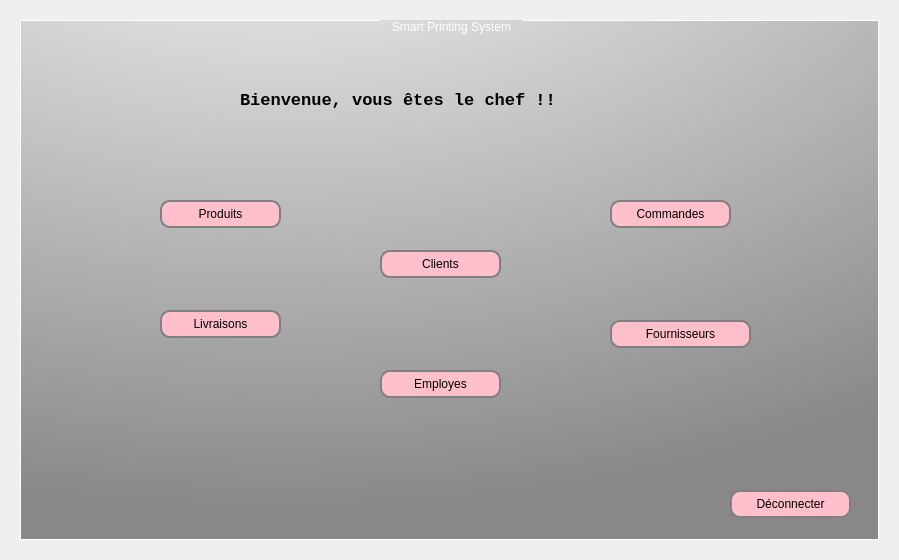
<?xml version="1.0" encoding="UTF-8"?>
<ui version="4.0">
 <class>Chef</class>
 <widget class="QDialog" name="Chef">
  <property name="geometry">
   <rect>
    <x>0</x>
    <y>0</y>
    <width>899</width>
    <height>560</height>
   </rect>
  </property>
  <property name="windowTitle">
   <string>Dialog</string>
  </property>
  <layout class="QHBoxLayout" name="horizontalLayout_3">
   <item>
    <widget class="QStackedWidget" name="stackedWidget">
     <property name="styleSheet">
      <string notr="true">
QGroupBox {
 
 background: qradialgradient(cx: 0.3, cy: -0.4, fx: 0.3, fy: -0.4, radius: 1.35, stop: 0 #fff, stop: 1 #888) ;/*background: linear-gradient(rgba(0,0,0,.5), rgba(0,0,0,.5)),url(feuille.jpg); 
    background-position: center;
    background-size: cover;
    display: flex;
    justify-content: center;
    align-items: center;
    font-family: 'Poppins', sans-serif*/
 
 color: rgb(255, 255, 255);
  border: 1px solid #ffffff;

    margin-top: 1ex; /* leave space at the top for the title */
}

QGroupBox::title {
    subcontrol-origin: margin;
    subcontrol-position: top center; /* position at the top center */
    padding: 0 10px;
    background-color: qlineargradient(x1: 0, y1: 0, x2: 0, y2: 1,
                                      stop: 0 #FF0ECE, stop: 1 #FFFFFF);
}


QPushButton {
border: 2px solid gray;
border-radius: 10px;
padding: 0 8px;
background-color:pink
}

 QPushButton:hover:!pressed{ background-color: qlineargradient(x1: 0, y1: 0, x2: 0, y2: 1,
                                      stop: 0 #FF0ECE, stop: 1 #FFFFFF); } 
QPushButton:hover { background-color: qlineargradient(x1: 0, y1: 0, x2: 0, y2: 1,
                                      stop: 0 #FF0ECE, stop: 1 #FFFFFF); }</string>
     </property>
     <property name="currentIndex">
      <number>0</number>
     </property>
     <widget class="QWidget" name="Home">
      <layout class="QHBoxLayout" name="horizontalLayout">
       <item>
        <widget class="QGroupBox" name="groupBox">
         <property name="styleSheet">
          <string notr="true">QGroupBox {
 
 background: qradialgradient(cx: 0.3, cy: -0.4, fx: 0.3, fy: -0.4, radius: 1.35, stop: 0 #fff, stop: 1 #888) ;/*background: linear-gradient(rgba(0,0,0,.5), rgba(0,0,0,.5)),url(feuille.jpg); 
    background-position: center;
    background-size: cover;
    display: flex;
    justify-content: center;
    align-items: center;
    font-family: 'Poppins', sans-serif*/
 
 color: rgb(255, 255, 255);
  border: 1px solid #ffffff;

    margin-top: 1ex; /* leave space at the top for the title */
}

QGroupBox::title {
    subcontrol-origin: margin;
    subcontrol-position: top center; /* position at the top center */
    padding: 0 10px;
    background-color: qlineargradient(x1: 0, y1: 0, x2: 0, y2: 1,
                                      stop: 0 #FF0ECE, stop: 1 #FFFFFF);
}
</string>
         </property>
         <property name="title">
          <string>Smart Printing System</string>
         </property>
         <widget class="QLabel" name="label">
          <property name="geometry">
           <rect>
            <x>220</x>
            <y>50</y>
            <width>431</width>
            <height>61</height>
           </rect>
          </property>
          <property name="font">
           <font>
            <family>Lucida Console</family>
            <pointsize>13</pointsize>
            <weight>75</weight>
            <bold>true</bold>
           </font>
          </property>
          <property name="text">
           <string>Bienvenue, vous êtes le chef !!</string>
          </property>
         </widget>
         <widget class="QPushButton" name="clButton">
          <property name="geometry">
           <rect>
            <x>360</x>
            <y>230</y>
            <width>121</width>
            <height>28</height>
           </rect>
          </property>
          <property name="styleSheet">
           <string notr="true">QPushButton#evilButton { background-color: red };</string>
          </property>
          <property name="text">
           <string>Clients</string>
          </property>
         </widget>
         <widget class="QPushButton" name="prodButton">
          <property name="geometry">
           <rect>
            <x>140</x>
            <y>180</y>
            <width>121</width>
            <height>28</height>
           </rect>
          </property>
          <property name="text">
           <string>Produits</string>
          </property>
         </widget>
         <widget class="QPushButton" name="cmdButton">
          <property name="geometry">
           <rect>
            <x>590</x>
            <y>180</y>
            <width>121</width>
            <height>28</height>
           </rect>
          </property>
          <property name="text">
           <string>Commandes</string>
          </property>
         </widget>
         <widget class="QPushButton" name="livrButton">
          <property name="geometry">
           <rect>
            <x>140</x>
            <y>290</y>
            <width>121</width>
            <height>28</height>
           </rect>
          </property>
          <property name="text">
           <string>Livraisons</string>
          </property>
         </widget>
         <widget class="QPushButton" name="empButton">
          <property name="geometry">
           <rect>
            <x>360</x>
            <y>350</y>
            <width>121</width>
            <height>28</height>
           </rect>
          </property>
          <property name="text">
           <string>Employes</string>
          </property>
         </widget>
         <widget class="QPushButton" name="pushButton_12">
          <property name="geometry">
           <rect>
            <x>710</x>
            <y>470</y>
            <width>121</width>
            <height>28</height>
           </rect>
          </property>
          <property name="styleSheet">
           <string notr="true">QPushButton#evilButton { background-color: red };</string>
          </property>
          <property name="text">
           <string>Déconnecter</string>
          </property>
         </widget>
         <widget class="QPushButton" name="fournisseurButton">
          <property name="geometry">
           <rect>
            <x>590</x>
            <y>300</y>
            <width>141</width>
            <height>28</height>
           </rect>
          </property>
          <property name="text">
           <string>Fournisseurs</string>
          </property>
         </widget>
        </widget>
       </item>
      </layout>
     </widget>
     <widget class="QWidget" name="client">
      <layout class="QVBoxLayout" name="verticalLayout">
       <item>
        <widget class="QGroupBox" name="groupBox_2">
         <property name="styleSheet">
          <string notr="true">QGroupBox {
 
 background: qradialgradient(cx: 0.3, cy: -0.4, fx: 0.3, fy: -0.4, radius: 1.35, stop: 0 #fff, stop: 1 #888) ;/*background: linear-gradient(rgba(0,0,0,.5), rgba(0,0,0,.5)),url(feuille.jpg); 
    background-position: center;
    background-size: cover;
    display: flex;
    justify-content: center;
    align-items: center;
    font-family: 'Poppins', sans-serif*/
 
 color: rgb(255, 255, 255);
  border: 1px solid #ffffff;

    margin-top: 1ex; /* leave space at the top for the title */
}

QGroupBox::title {
    subcontrol-origin: margin;
    subcontrol-position: top center; /* position at the top center */
    padding: 0 10px;
    background-color: qlineargradient(x1: 0, y1: 0, x2: 0, y2: 1,
                                      stop: 0 #FF0ECE, stop: 1 #FFFFFF);
}
</string>
         </property>
         <property name="title">
          <string>Smart Printing System</string>
         </property>
         <widget class="QLabel" name="label_3">
          <property name="geometry">
           <rect>
            <x>160</x>
            <y>40</y>
            <width>431</width>
            <height>61</height>
           </rect>
          </property>
          <property name="font">
           <font>
            <family>Lucida Console</family>
            <pointsize>13</pointsize>
            <weight>75</weight>
            <bold>true</bold>
           </font>
          </property>
          <property name="text">
           <string>Clients !!!!!!!!</string>
          </property>
         </widget>
         <widget class="QPushButton" name="homeButton">
          <property name="geometry">
           <rect>
            <x>620</x>
            <y>360</y>
            <width>93</width>
            <height>28</height>
           </rect>
          </property>
          <property name="text">
           <string>Home</string>
          </property>
         </widget>
        </widget>
       </item>
      </layout>
     </widget>
     <widget class="QWidget" name="produits">
      <layout class="QVBoxLayout" name="verticalLayout_2">
       <item>
        <widget class="QGroupBox" name="groupBox_4">
         <property name="title">
          <string>Smart Printing System</string>
         </property>
         <widget class="QLabel" name="label_4">
          <property name="geometry">
           <rect>
            <x>170</x>
            <y>60</y>
            <width>431</width>
            <height>61</height>
           </rect>
          </property>
          <property name="font">
           <font>
            <family>Lucida Console</family>
            <pointsize>13</pointsize>
            <weight>75</weight>
            <bold>true</bold>
           </font>
          </property>
          <property name="text">
           <string>Produits !!!</string>
          </property>
         </widget>
         <widget class="QPushButton" name="homeButton_2">
          <property name="geometry">
           <rect>
            <x>630</x>
            <y>360</y>
            <width>93</width>
            <height>28</height>
           </rect>
          </property>
          <property name="text">
           <string>Home</string>
          </property>
         </widget>
        </widget>
       </item>
      </layout>
     </widget>
     <widget class="QWidget" name="commandes">
      <layout class="QHBoxLayout" name="horizontalLayout_2">
       <item>
        <widget class="QGroupBox" name="groupBox_3">
         <property name="styleSheet">
          <string notr="true">QGroupBox {
 
 background: qradialgradient(cx: 0.3, cy: -0.4, fx: 0.3, fy: -0.4, radius: 1.35, stop: 0 #fff, stop: 1 #888) ;/*background: linear-gradient(rgba(0,0,0,.5), rgba(0,0,0,.5)),url(feuille.jpg); 
    background-position: center;
    background-size: cover;
    display: flex;
    justify-content: center;
    align-items: center;
    font-family: 'Poppins', sans-serif*/
 
 color: rgb(255, 255, 255);
  border: 1px solid #ffffff;

    margin-top: 1ex; /* leave space at the top for the title */
}

QGroupBox::title {
    subcontrol-origin: margin;
    subcontrol-position: top center; /* position at the top center */
    padding: 0 10px;
    background-color: qlineargradient(x1: 0, y1: 0, x2: 0, y2: 1,
                                      stop: 0 #FF0ECE, stop: 1 #FFFFFF);
}
</string>
         </property>
         <property name="title">
          <string>Smart Printing System</string>
         </property>
         <widget class="QLabel" name="label_5">
          <property name="geometry">
           <rect>
            <x>170</x>
            <y>50</y>
            <width>431</width>
            <height>61</height>
           </rect>
          </property>
          <property name="font">
           <font>
            <family>Lucida Console</family>
            <pointsize>13</pointsize>
            <weight>75</weight>
            <bold>true</bold>
           </font>
          </property>
          <property name="text">
           <string>Commandes !!</string>
          </property>
         </widget>
         <widget class="QPushButton" name="homeButton_3">
          <property name="geometry">
           <rect>
            <x>630</x>
            <y>360</y>
            <width>93</width>
            <height>28</height>
           </rect>
          </property>
          <property name="text">
           <string>Home</string>
          </property>
         </widget>
        </widget>
       </item>
      </layout>
     </widget>
     <widget class="QWidget" name="livraisons">
      <layout class="QHBoxLayout" name="horizontalLayout_4">
       <item>
        <widget class="QGroupBox" name="groupBox_5">
         <property name="title">
          <string>Smart Printing System</string>
         </property>
         <widget class="QLabel" name="label_6">
          <property name="geometry">
           <rect>
            <x>90</x>
            <y>50</y>
            <width>431</width>
            <height>61</height>
           </rect>
          </property>
          <property name="font">
           <font>
            <family>Lucida Console</family>
            <pointsize>13</pointsize>
            <weight>75</weight>
            <bold>true</bold>
           </font>
          </property>
          <property name="text">
           <string>Livraisons !!!!</string>
          </property>
         </widget>
         <widget class="QPushButton" name="homeButton_4">
          <property name="geometry">
           <rect>
            <x>620</x>
            <y>360</y>
            <width>93</width>
            <height>28</height>
           </rect>
          </property>
          <property name="text">
           <string>Home</string>
          </property>
         </widget>
        </widget>
       </item>
      </layout>
     </widget>
     <widget class="QWidget" name="epmloyees">
      <layout class="QHBoxLayout" name="horizontalLayout_5">
       <item>
        <widget class="QGroupBox" name="groupBox_6">
         <property name="title">
          <string>Smart Printing System</string>
         </property>
         <widget class="QLabel" name="label_7">
          <property name="geometry">
           <rect>
            <x>130</x>
            <y>60</y>
            <width>431</width>
            <height>61</height>
           </rect>
          </property>
          <property name="font">
           <font>
            <family>Lucida Console</family>
            <pointsize>13</pointsize>
            <weight>75</weight>
            <bold>true</bold>
           </font>
          </property>
          <property name="text">
           <string>Employees !!</string>
          </property>
         </widget>
         <widget class="QPushButton" name="homeButton_5">
          <property name="geometry">
           <rect>
            <x>630</x>
            <y>360</y>
            <width>93</width>
            <height>28</height>
           </rect>
          </property>
          <property name="text">
           <string>Home</string>
          </property>
         </widget>
        </widget>
       </item>
      </layout>
     </widget>
     <widget class="QWidget" name="fournisseurs">
      <widget class="QGroupBox" name="groupBox_7">
       <property name="geometry">
        <rect>
         <x>10</x>
         <y>10</y>
         <width>861</width>
         <height>521</height>
        </rect>
       </property>
       <property name="title">
        <string>Smart Printing System</string>
       </property>
       <widget class="QLabel" name="Lesfournisseurs">
        <property name="geometry">
         <rect>
          <x>70</x>
          <y>20</y>
          <width>171</width>
          <height>31</height>
         </rect>
        </property>
        <property name="font">
         <font>
          <family>MS Shell Dlg 2</family>
          <pointsize>12</pointsize>
          <weight>75</weight>
          <bold>true</bold>
         </font>
        </property>
        <property name="text">
         <string>Les fournisseurs</string>
        </property>
       </widget>
       <widget class="QTabWidget" name="tabWidget">
        <property name="geometry">
         <rect>
          <x>40</x>
          <y>60</y>
          <width>781</width>
          <height>421</height>
         </rect>
        </property>
        <property name="currentIndex">
         <number>0</number>
        </property>
        <property name="usesScrollButtons">
         <bool>true</bool>
        </property>
        <property name="documentMode">
         <bool>false</bool>
        </property>
        <property name="tabsClosable">
         <bool>false</bool>
        </property>
        <property name="tabBarAutoHide">
         <bool>false</bool>
        </property>
        <widget class="QWidget" name="Important">
         <attribute name="title">
          <string>Important !!</string>
         </attribute>
         <widget class="QLabel" name="Instructions">
          <property name="geometry">
           <rect>
            <x>60</x>
            <y>100</y>
            <width>181</width>
            <height>16</height>
           </rect>
          </property>
          <property name="font">
           <font>
            <pointsize>10</pointsize>
            <weight>75</weight>
            <bold>true</bold>
           </font>
          </property>
          <property name="text">
           <string>Des instructions :</string>
          </property>
         </widget>
         <widget class="QPushButton" name="homeButton_instruction">
          <property name="geometry">
           <rect>
            <x>660</x>
            <y>350</y>
            <width>93</width>
            <height>28</height>
           </rect>
          </property>
          <property name="text">
           <string>Home</string>
          </property>
         </widget>
         <widget class="QWidget" name="layoutWidget">
          <property name="geometry">
           <rect>
            <x>80</x>
            <y>140</y>
            <width>571</width>
            <height>121</height>
           </rect>
          </property>
          <layout class="QVBoxLayout" name="verticalLayout_7">
           <item>
            <widget class="QLabel" name="label_13">
             <property name="font">
              <font>
               <pointsize>9</pointsize>
              </font>
             </property>
             <property name="text">
              <string>* La référence est un nombre positive.</string>
             </property>
            </widget>
           </item>
           <item>
            <widget class="QLabel" name="label_2">
             <property name="font">
              <font>
               <pointsize>9</pointsize>
              </font>
             </property>
             <property name="text">
              <string>* La 1ére lettre du nom de fournissuer doit être en majuscule.</string>
             </property>
            </widget>
           </item>
           <item>
            <widget class="QLabel" name="label_14">
             <property name="font">
              <font>
               <pointsize>9</pointsize>
              </font>
             </property>
             <property name="text">
              <string>* Le GSM du fournisseur est nombre positive qui contient que 8 chiffres.</string>
             </property>
            </widget>
           </item>
           <item>
            <widget class="QLabel" name="label_15">
             <property name="font">
              <font>
               <pointsize>9</pointsize>
              </font>
             </property>
             <property name="text">
              <string>* L'email du fournisseur obéit à sa forme générale.</string>
             </property>
            </widget>
           </item>
           <item>
            <widget class="QLabel" name="label_16">
             <property name="font">
              <font>
               <pointsize>9</pointsize>
              </font>
             </property>
             <property name="text">
              <string>* L'adresse du fournisseur peut contient des chiffres, des lettres et de symboles.</string>
             </property>
            </widget>
           </item>
          </layout>
         </widget>
        </widget>
        <widget class="QWidget" name="Ajouter">
         <attribute name="title">
          <string>Ajouter</string>
         </attribute>
         <widget class="QWidget" name="layoutWidget">
          <property name="geometry">
           <rect>
            <x>110</x>
            <y>80</y>
            <width>561</width>
            <height>221</height>
           </rect>
          </property>
          <layout class="QHBoxLayout" name="saisie">
           <item>
            <layout class="QVBoxLayout" name="verticalLayout_3">
             <item>
              <widget class="QLabel" name="label_8">
               <property name="font">
                <font>
                 <pointsize>8</pointsize>
                 <weight>50</weight>
                 <italic>false</italic>
                 <bold>false</bold>
                 <underline>false</underline>
                 <strikeout>false</strikeout>
                 <kerning>true</kerning>
                </font>
               </property>
               <property name="text">
                <string>Références :</string>
               </property>
              </widget>
             </item>
             <item>
              <widget class="QLabel" name="label_9">
               <property name="font">
                <font>
                 <pointsize>8</pointsize>
                 <weight>50</weight>
                 <italic>false</italic>
                 <bold>false</bold>
                 <underline>false</underline>
                 <strikeout>false</strikeout>
                 <kerning>true</kerning>
                </font>
               </property>
               <property name="text">
                <string>Nom fournisseur :</string>
               </property>
              </widget>
             </item>
             <item>
              <widget class="QLabel" name="label_10">
               <property name="font">
                <font>
                 <pointsize>8</pointsize>
                 <weight>50</weight>
                 <italic>false</italic>
                 <bold>false</bold>
                 <underline>false</underline>
                 <strikeout>false</strikeout>
                 <kerning>true</kerning>
                </font>
               </property>
               <property name="text">
                <string>GSM Fournisseur :</string>
               </property>
              </widget>
             </item>
             <item>
              <widget class="QLabel" name="label_11">
               <property name="font">
                <font>
                 <pointsize>8</pointsize>
                 <weight>50</weight>
                 <italic>false</italic>
                 <bold>false</bold>
                 <underline>false</underline>
                 <strikeout>false</strikeout>
                 <kerning>true</kerning>
                </font>
               </property>
               <property name="text">
                <string>Mail Fournisseur :</string>
               </property>
              </widget>
             </item>
             <item>
              <widget class="QLabel" name="label_12">
               <property name="font">
                <font>
                 <pointsize>8</pointsize>
                 <weight>50</weight>
                 <italic>false</italic>
                 <bold>false</bold>
                 <underline>false</underline>
                 <strikeout>false</strikeout>
                 <kerning>true</kerning>
                </font>
               </property>
               <property name="text">
                <string>Adresse Fournisseur :</string>
               </property>
              </widget>
             </item>
            </layout>
           </item>
           <item>
            <layout class="QVBoxLayout" name="verticalLayout_4">
             <item>
              <widget class="QLineEdit" name="lineEdit_ref"/>
             </item>
             <item>
              <widget class="QLineEdit" name="lineEdit_nom"/>
             </item>
             <item>
              <widget class="QLineEdit" name="lineEdit_gsm"/>
             </item>
             <item>
              <widget class="QLineEdit" name="lineEdit_mail"/>
             </item>
             <item>
              <widget class="QLineEdit" name="lineEdit_adresse"/>
             </item>
            </layout>
           </item>
          </layout>
         </widget>
         <widget class="QPushButton" name="ajouterButton">
          <property name="geometry">
           <rect>
            <x>130</x>
            <y>320</y>
            <width>93</width>
            <height>28</height>
           </rect>
          </property>
          <property name="text">
           <string>Ajouter</string>
          </property>
         </widget>
         <widget class="QPushButton" name="homeButton_ajouter">
          <property name="geometry">
           <rect>
            <x>660</x>
            <y>350</y>
            <width>93</width>
            <height>28</height>
           </rect>
          </property>
          <property name="text">
           <string>Home</string>
          </property>
         </widget>
         <widget class="QLabel" name="textajoutezfournisseur">
          <property name="geometry">
           <rect>
            <x>50</x>
            <y>40</y>
            <width>221</width>
            <height>16</height>
           </rect>
          </property>
          <property name="font">
           <font>
            <pointsize>9</pointsize>
            <weight>75</weight>
            <bold>true</bold>
           </font>
          </property>
          <property name="text">
           <string>Ajoutez un fournisseur :</string>
          </property>
         </widget>
        </widget>
        <widget class="QWidget" name="Liste">
         <attribute name="title">
          <string>Liste des fournisseurs</string>
         </attribute>
         <widget class="QLabel" name="text_liste_fournisseur">
          <property name="geometry">
           <rect>
            <x>70</x>
            <y>30</y>
            <width>221</width>
            <height>16</height>
           </rect>
          </property>
          <property name="font">
           <font>
            <pointsize>9</pointsize>
            <weight>75</weight>
            <bold>true</bold>
           </font>
          </property>
          <property name="text">
           <string>La liste des fournisseurs :</string>
          </property>
         </widget>
         <widget class="QPushButton" name="homeButton_afficher">
          <property name="geometry">
           <rect>
            <x>670</x>
            <y>350</y>
            <width>93</width>
            <height>28</height>
           </rect>
          </property>
          <property name="text">
           <string>Home</string>
          </property>
         </widget>
         <widget class="QTableView" name="tableView">
          <property name="geometry">
           <rect>
            <x>40</x>
            <y>60</y>
            <width>691</width>
            <height>261</height>
           </rect>
          </property>
          <attribute name="horizontalHeaderDefaultSectionSize">
           <number>100</number>
          </attribute>
         </widget>
        </widget>
        <widget class="QWidget" name="Supprimer">
         <attribute name="title">
          <string>Supprimer</string>
         </attribute>
         <widget class="QLineEdit" name="supprimer_par_reference">
          <property name="geometry">
           <rect>
            <x>450</x>
            <y>150</y>
            <width>141</width>
            <height>22</height>
           </rect>
          </property>
         </widget>
         <widget class="QPushButton" name="supprimerButton">
          <property name="geometry">
           <rect>
            <x>330</x>
            <y>200</y>
            <width>93</width>
            <height>28</height>
           </rect>
          </property>
          <property name="text">
           <string>Supprimer</string>
          </property>
         </widget>
         <widget class="QLabel" name="text_saisir_id_a_supprimer">
          <property name="geometry">
           <rect>
            <x>160</x>
            <y>150</y>
            <width>271</width>
            <height>20</height>
           </rect>
          </property>
          <property name="font">
           <font>
            <pointsize>9</pointsize>
            <weight>75</weight>
            <bold>true</bold>
           </font>
          </property>
          <property name="text">
           <string>Saisir la référence du fournisseur :</string>
          </property>
         </widget>
         <widget class="QPushButton" name="homeButton_supprimer">
          <property name="geometry">
           <rect>
            <x>650</x>
            <y>350</y>
            <width>93</width>
            <height>28</height>
           </rect>
          </property>
          <property name="text">
           <string>Home</string>
          </property>
         </widget>
        </widget>
        <widget class="QWidget" name="Modifier">
         <attribute name="title">
          <string>Modifier</string>
         </attribute>
         <widget class="QLabel" name="text_saisir_id_a_modifier">
          <property name="geometry">
           <rect>
            <x>230</x>
            <y>30</y>
            <width>461</width>
            <height>20</height>
           </rect>
          </property>
          <property name="font">
           <font>
            <pointsize>9</pointsize>
            <weight>75</weight>
            <bold>true</bold>
           </font>
          </property>
          <property name="text">
           <string>NB: Double click sur la référence du fournisseur à modifier </string>
          </property>
         </widget>
         <widget class="QPushButton" name="modifierButton">
          <property name="geometry">
           <rect>
            <x>50</x>
            <y>290</y>
            <width>93</width>
            <height>28</height>
           </rect>
          </property>
          <property name="text">
           <string>Modifier</string>
          </property>
         </widget>
         <widget class="QWidget" name="layoutWidget_2">
          <property name="geometry">
           <rect>
            <x>20</x>
            <y>70</y>
            <width>151</width>
            <height>171</height>
           </rect>
          </property>
          <layout class="QHBoxLayout" name="saisie_2">
           <item>
            <layout class="QVBoxLayout" name="verticalLayout_5">
             <item>
              <widget class="QLabel" name="label_ref">
               <property name="text">
                <string>Référence :</string>
               </property>
              </widget>
             </item>
             <item>
              <widget class="QLabel" name="label_nom">
               <property name="text">
                <string>Nom :</string>
               </property>
              </widget>
             </item>
             <item>
              <widget class="QLabel" name="label_mail">
               <property name="text">
                <string>Emai :</string>
               </property>
              </widget>
             </item>
             <item>
              <widget class="QLabel" name="label_gsm">
               <property name="text">
                <string>GSM :</string>
               </property>
              </widget>
             </item>
             <item>
              <widget class="QLabel" name="label_adresse">
               <property name="text">
                <string>Adresse  :</string>
               </property>
              </widget>
             </item>
            </layout>
           </item>
           <item>
            <layout class="QVBoxLayout" name="verticalLayout_6">
             <item>
              <widget class="QLineEdit" name="lineEdit_reference"/>
             </item>
             <item>
              <widget class="QLineEdit" name="lineEdit_nomfour"/>
             </item>
             <item>
              <widget class="QLineEdit" name="lineEdit_email"/>
             </item>
             <item>
              <widget class="QLineEdit" name="lineEdit_gsmfour"/>
             </item>
             <item>
              <widget class="QLineEdit" name="lineEdit_ad"/>
             </item>
            </layout>
           </item>
          </layout>
         </widget>
         <widget class="QPushButton" name="homeButton_modifier">
          <property name="geometry">
           <rect>
            <x>660</x>
            <y>350</y>
            <width>93</width>
            <height>28</height>
           </rect>
          </property>
          <property name="text">
           <string>Home</string>
          </property>
         </widget>
         <widget class="QTableView" name="tableView_2">
          <property name="geometry">
           <rect>
            <x>180</x>
            <y>70</y>
            <width>561</width>
            <height>251</height>
           </rect>
          </property>
          <property name="font">
           <font>
            <weight>50</weight>
            <bold>false</bold>
           </font>
          </property>
          <property name="sortingEnabled">
           <bool>false</bool>
          </property>
         </widget>
        </widget>
        <widget class="QWidget" name="Recherche">
         <attribute name="title">
          <string>Rechercher</string>
         </attribute>
         <widget class="QLabel" name="text_saisir_id_a_rechercher">
          <property name="geometry">
           <rect>
            <x>70</x>
            <y>60</y>
            <width>361</width>
            <height>16</height>
           </rect>
          </property>
          <property name="font">
           <font>
            <pointsize>9</pointsize>
            <weight>50</weight>
            <bold>false</bold>
           </font>
          </property>
          <property name="text">
           <string>Saisir la référence du fournisseur à chercher :</string>
          </property>
         </widget>
         <widget class="QPushButton" name="homeButton_rechercher">
          <property name="geometry">
           <rect>
            <x>660</x>
            <y>350</y>
            <width>93</width>
            <height>28</height>
           </rect>
          </property>
          <property name="text">
           <string>Home</string>
          </property>
         </widget>
         <widget class="QLineEdit" name="recherche_par_reference">
          <property name="geometry">
           <rect>
            <x>390</x>
            <y>60</y>
            <width>113</width>
            <height>22</height>
           </rect>
          </property>
         </widget>
         <widget class="QPushButton" name="rechercherButton">
          <property name="geometry">
           <rect>
            <x>540</x>
            <y>60</y>
            <width>93</width>
            <height>28</height>
           </rect>
          </property>
          <property name="text">
           <string>Rechercher</string>
          </property>
         </widget>
         <widget class="QPushButton" name="PDFButton">
          <property name="geometry">
           <rect>
            <x>340</x>
            <y>330</y>
            <width>131</width>
            <height>28</height>
           </rect>
          </property>
          <property name="text">
           <string>Génération PDF</string>
          </property>
         </widget>
         <widget class="QLabel" name="genererpdf_txt">
          <property name="geometry">
           <rect>
            <x>100</x>
            <y>330</y>
            <width>231</width>
            <height>31</height>
           </rect>
          </property>
          <property name="text">
           <string>Pour la génération du contrat en PDF :</string>
          </property>
         </widget>
         <widget class="QTableWidget" name="tableWidget_2">
          <property name="geometry">
           <rect>
            <x>80</x>
            <y>120</y>
            <width>591</width>
            <height>171</height>
           </rect>
          </property>
          <column>
           <property name="text">
            <string>Référence</string>
           </property>
          </column>
          <column>
           <property name="text">
            <string>Nom</string>
           </property>
          </column>
          <column>
           <property name="text">
            <string>Email</string>
           </property>
          </column>
          <column>
           <property name="text">
            <string>GSM</string>
           </property>
          </column>
          <column>
           <property name="text">
            <string>Adresse</string>
           </property>
          </column>
         </widget>
        </widget>
       </widget>
       <zorder>tabWidget</zorder>
       <zorder>Lesfournisseurs</zorder>
      </widget>
     </widget>
    </widget>
   </item>
  </layout>
 </widget>
 <resources/>
 <connections/>
</ui>
